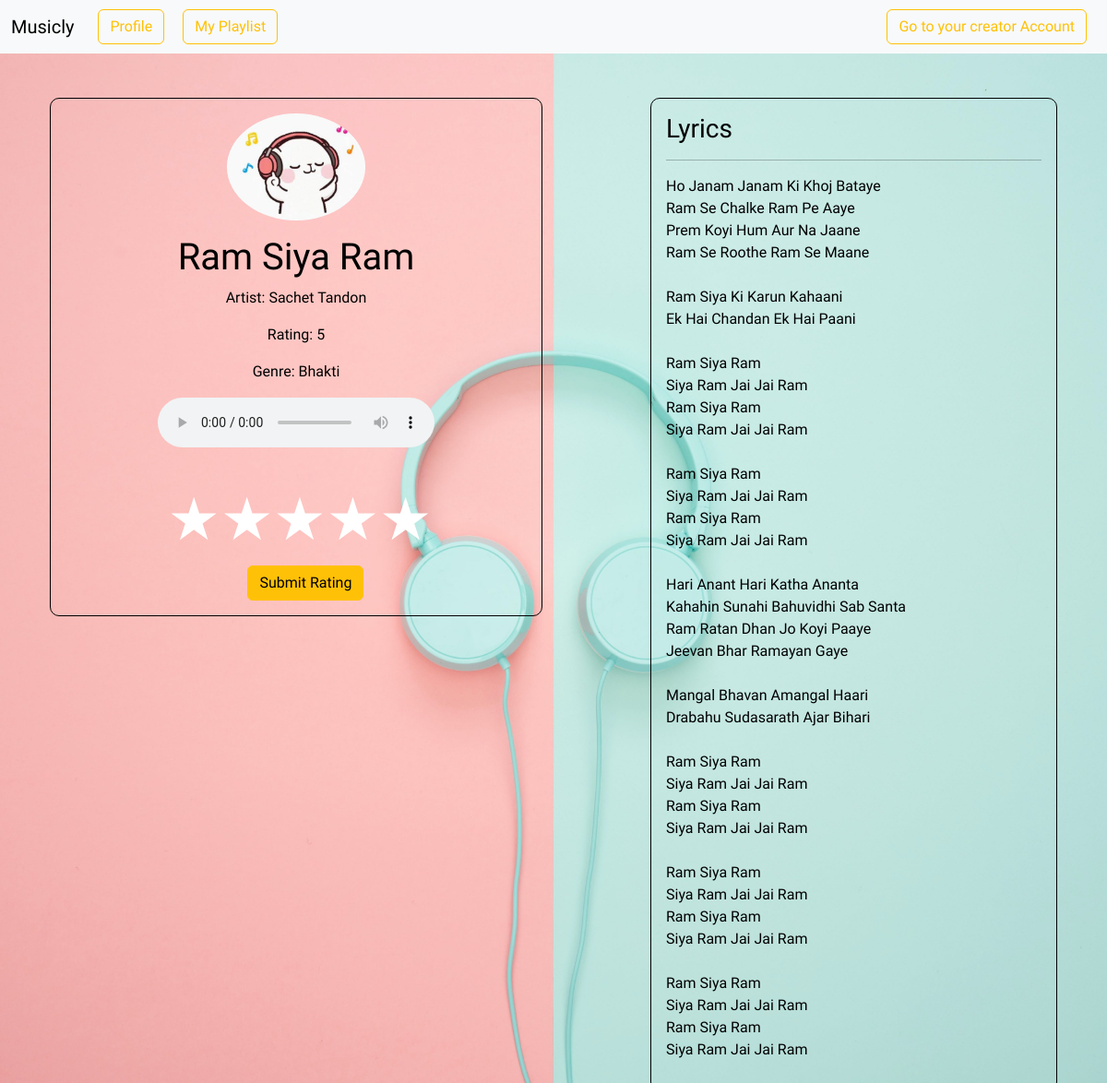
Page /playSong/17 (signed in) on the earlier database version.
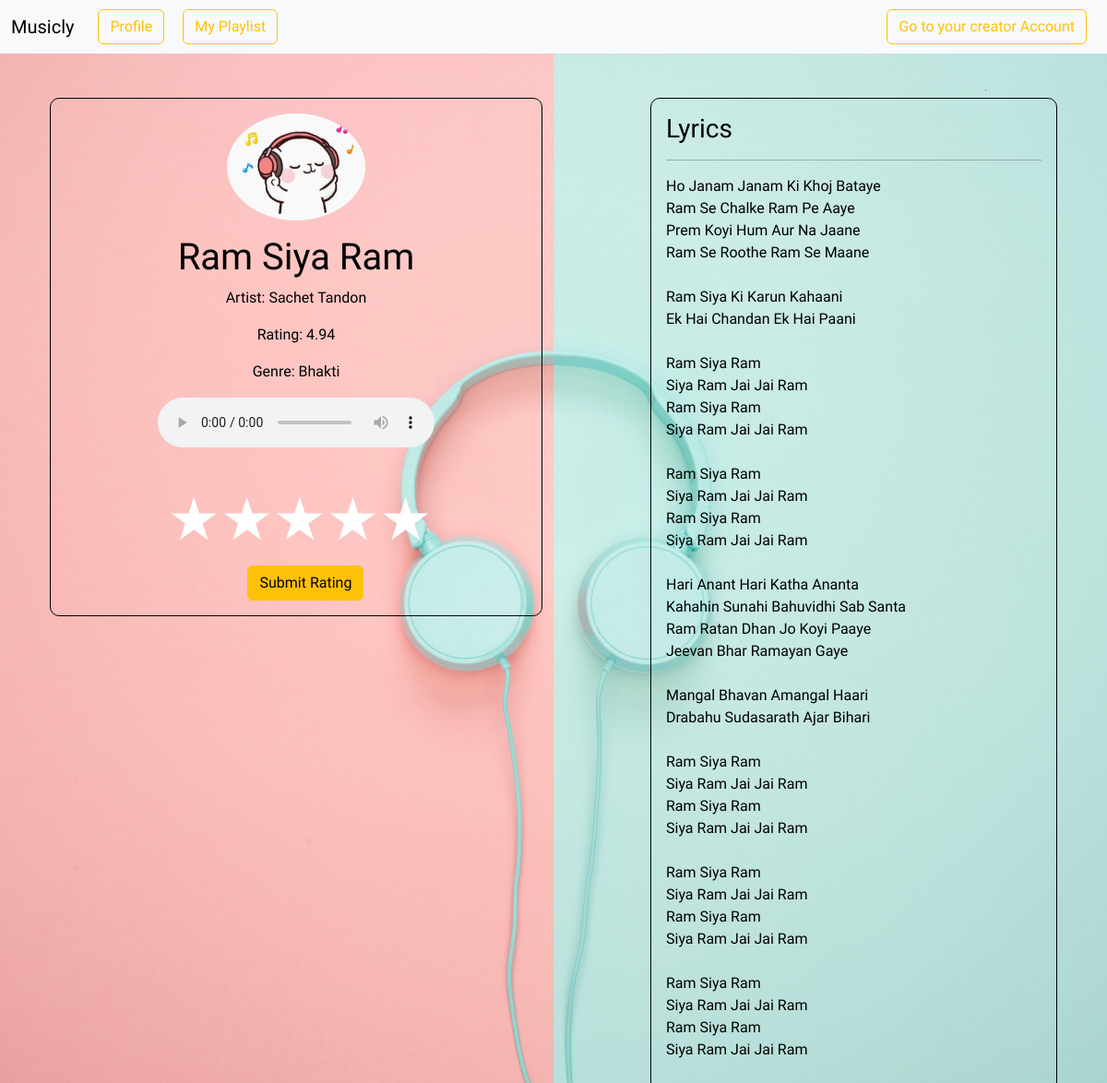
Same page on the later database version.
### models.py (models this page shows)
class Songs(db.Model):
    __tablename__ = 'Songs'
    id = db.Column(db.Integer, primary_key = True)
    name = db.Column(db.String(120), nullable=False)
    artist = db.Column(db.String(32))
    lyrics = db.Column(db.String(1024), nullable = False)
    rating = db.Column(db.Integer, nullable = False, default=0)
    genre = db.Column(db.String(26), nullable=False)
    filename = db.Column(db.String(255), nullable=False)
    imagepath = db.Column(db.String(255), nullable=False)
    album_id = db.Column(db.Integer, db.ForeignKey('Album.id'), nullable = False)
    CreatorId = db.Column(db.Integer, db.ForeignKey('User.id'), nullable = False)

### routes.py (the view)
@app.route('/playSong/<int:song_id>')
@auth_required
def playSong(song_id):
    song = db.session.query(Songs).filter_by(id = song_id).one()
    return render_template("playSong.html", song = song, user = User.query.get(session['user_id']))

### routes.py (called while the page is built)
def auth_required(func):
    @wraps(func)
    def inner(*args, **kwargs):
        if "user_id" not in session:
            flash("Login required.", 'danger')
            return redirect(url_for("login"))
        return func(*args, **kwargs)
    return inner

### templates/playSong.html (shortened to what this page needs)
{% extends 'layout.html' %}
{% block content %}
    <div class="container mt-5">
        <div class="row">
            <div class="col-md-6">
                <div class="song-info p-3">
                    <img src="../static/icons/dog.jpg" alt="Song Image" class="img-fluid rounded-circle mb-3" style="max-width: 150px;">
                    <h1>{{song.name}}</h1>
                    <p>Artist: {{song.artist}}</p>
                    <p>Rating: {{song.rating}}</p>
                    <p>Genre: {{song.genre}}</p>
                    <audio controls class="mb-2">
                        <source src="{{ url_for('static', filename='audios/' + song.filename) }}" type="audio/mpeg">
                    </audio>
                    <div class="container">
                        <form action="/submit-rating/{{song.id}}" method="post" style="padding-right: 66px;">
                            <div class="rating">
                                <label for="star5"></label>
                                <label for="star4"></label>
                                <label for="star3"></label>
                                <label for="star2"></label>
                                <label for="star1"></label>
                            </div>
                            <button type="submit" class="btn btn-warning mt-3 bt">Submit Rating</button>
                        </form>
                    </div>
                </div>
            </div>
            <div class="col-md-1 border-right"></div>
            <div class="col-md-5 pl-4">
                <div class="lyrics-box p-3">
                    <h3>Lyrics</h3>
                    <hr>
                    <p>{{ song.lyrics }}</p>
                </div>
            </div>
        </div>
    </div>
{% endblock %}
{% block style %}
<link rel="stylesheet" href="//netdna.bootstrapcdn.com/font-awesome/4.2.0/css/font-awesome.min.css">
{% endblock %}

Differences in the rows shown:
changed Songs "Ram Siya Ram": rating "5" → "4.94"
